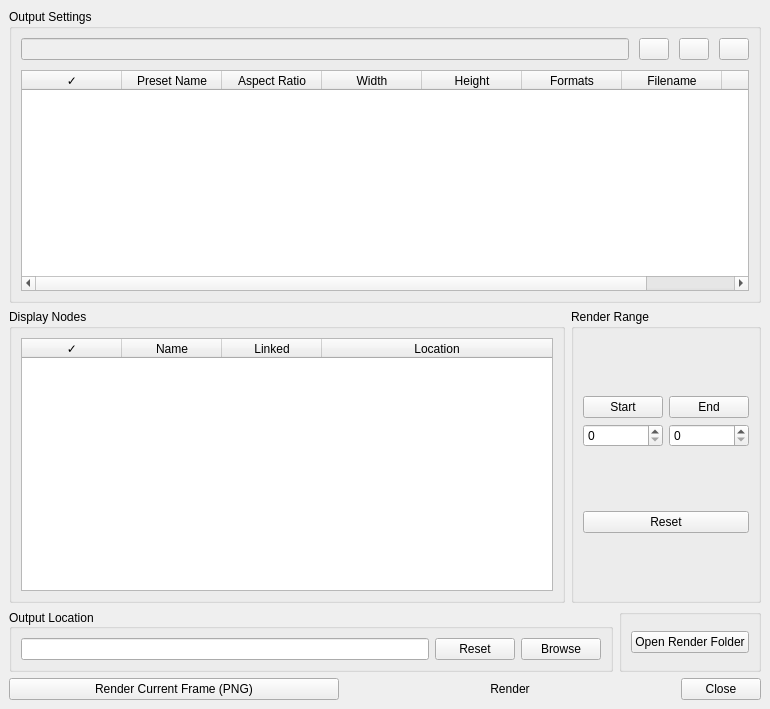
<?xml version="1.0" encoding="UTF-8"?>
<ui version="4.0">
 <class>StackedWidget</class>
 <widget class="QStackedWidget" name="StackedWidget">
  <property name="geometry">
   <rect>
    <x>0</x>
    <y>0</y>
    <width>770</width>
    <height>709</height>
   </rect>
  </property>
  <property name="windowTitle">
   <string/>
  </property>
  <property name="styleSheet">
   <string notr="true"/>
  </property>
  <property name="currentIndex">
   <number>0</number>
  </property>
  <widget class="QWidget" name="main">
   <layout class="QVBoxLayout" name="verticalLayout">
    <item>
     <widget class="QGroupBox" name="presetBox">
      <property name="title">
       <string>Output Settings</string>
      </property>
      <layout class="QVBoxLayout" name="verticalLayout_9">
       <property name="sizeConstraint">
        <enum>QLayout::SetMinimumSize</enum>
       </property>
       <item>
        <layout class="QGridLayout" name="gridLayout_5">
         <item row="0" column="1">
          <layout class="QVBoxLayout" name="verticalLayout_4">
           <property name="spacing">
            <number>10</number>
           </property>
           <property name="sizeConstraint">
            <enum>QLayout::SetMinimumSize</enum>
           </property>
           <item>
            <layout class="QGridLayout" name="presetButtons">
             <property name="sizeConstraint">
              <enum>QLayout::SetMinimumSize</enum>
             </property>
             <item row="0" column="2">
              <widget class="QPushButton" name="buttonDuplPreset">
               <property name="maximumSize">
                <size>
                 <width>30</width>
                 <height>30</height>
                </size>
               </property>
               <property name="toolTip">
                <string>Duplicate Selected Preset</string>
               </property>
               <property name="text">
                <string/>
               </property>
              </widget>
             </item>
             <item row="0" column="3">
              <widget class="QPushButton" name="buttonDeletePreset">
               <property name="maximumSize">
                <size>
                 <width>30</width>
                 <height>30</height>
                </size>
               </property>
               <property name="toolTip">
                <string>Delete Selected Preset</string>
               </property>
               <property name="text">
                <string/>
               </property>
              </widget>
             </item>
             <item row="0" column="1">
              <widget class="QPushButton" name="buttonAddPreset">
               <property name="maximumSize">
                <size>
                 <width>30</width>
                 <height>30</height>
                </size>
               </property>
               <property name="toolTip">
                <string>Add Preset</string>
               </property>
               <property name="text">
                <string/>
               </property>
              </widget>
             </item>
             <item row="0" column="0">
              <widget class="QLineEdit" name="searchTextField">
               <property name="enabled">
                <bool>false</bool>
               </property>
               <property name="placeholderText">
                <string/>
               </property>
               <property name="clearButtonEnabled">
                <bool>true</bool>
               </property>
              </widget>
             </item>
            </layout>
           </item>
           <item>
            <widget class="QTableWidget" name="presetsTable">
             <property name="dragDropOverwriteMode">
              <bool>false</bool>
             </property>
             <property name="alternatingRowColors">
              <bool>true</bool>
             </property>
             <property name="selectionMode">
              <enum>QAbstractItemView::SingleSelection</enum>
             </property>
             <property name="selectionBehavior">
              <enum>QAbstractItemView::SelectRows</enum>
             </property>
             <property name="textElideMode">
              <enum>Qt::ElideMiddle</enum>
             </property>
             <property name="cornerButtonEnabled">
              <bool>false</bool>
             </property>
             <attribute name="horizontalHeaderStretchLastSection">
              <bool>true</bool>
             </attribute>
             <attribute name="verticalHeaderVisible">
              <bool>false</bool>
             </attribute>
             <column>
              <property name="text">
               <string>✓</string>
              </property>
             </column>
             <column>
              <property name="text">
               <string>Preset Name</string>
              </property>
             </column>
             <column>
              <property name="text">
               <string>Aspect Ratio</string>
              </property>
             </column>
             <column>
              <property name="text">
               <string>Width</string>
              </property>
             </column>
             <column>
              <property name="text">
               <string>Height</string>
              </property>
             </column>
             <column>
              <property name="text">
               <string>Formats</string>
              </property>
             </column>
             <column>
              <property name="text">
               <string>Filename</string>
              </property>
             </column>
             <column>
              <property name="text">
               <string>Zip</string>
              </property>
             </column>
            </widget>
           </item>
          </layout>
         </item>
        </layout>
       </item>
      </layout>
     </widget>
    </item>
    <item>
     <layout class="QHBoxLayout" name="displayAndMarkers">
      <item>
       <widget class="QGroupBox" name="displayBox">
        <property name="title">
         <string>Display Nodes</string>
        </property>
        <layout class="QVBoxLayout" name="verticalLayout_2">
         <item>
          <widget class="QTableWidget" name="displaysTable">
           <property name="alternatingRowColors">
            <bool>true</bool>
           </property>
           <property name="selectionMode">
            <enum>QAbstractItemView::SingleSelection</enum>
           </property>
           <property name="selectionBehavior">
            <enum>QAbstractItemView::SelectRows</enum>
           </property>
           <property name="textElideMode">
            <enum>Qt::ElideMiddle</enum>
           </property>
           <property name="cornerButtonEnabled">
            <bool>false</bool>
           </property>
           <attribute name="horizontalHeaderStretchLastSection">
            <bool>true</bool>
           </attribute>
           <attribute name="verticalHeaderVisible">
            <bool>false</bool>
           </attribute>
           <column>
            <property name="text">
             <string>✓</string>
            </property>
           </column>
           <column>
            <property name="text">
             <string>Name</string>
            </property>
           </column>
           <column>
            <property name="text">
             <string>Linked</string>
            </property>
           </column>
           <column>
            <property name="text">
             <string>Location</string>
            </property>
           </column>
          </widget>
         </item>
        </layout>
       </widget>
      </item>
      <item>
       <widget class="QGroupBox" name="timeline">
        <property name="sizePolicy">
         <sizepolicy hsizetype="Maximum" vsizetype="Preferred">
          <horstretch>0</horstretch>
          <verstretch>0</verstretch>
         </sizepolicy>
        </property>
        <property name="title">
         <string>Render Range</string>
        </property>
        <property name="checked">
         <bool>false</bool>
        </property>
        <layout class="QVBoxLayout" name="verticalLayout_11">
         <item>
          <layout class="QGridLayout" name="gridLayout_2">
           <item row="1" column="2">
            <widget class="QSpinBox" name="endFrameSpinBox">
             <property name="maximum">
              <number>9999</number>
             </property>
            </widget>
           </item>
           <item row="1" column="1">
            <widget class="QSpinBox" name="startFrameSpinBox">
             <property name="maximum">
              <number>9999</number>
             </property>
            </widget>
           </item>
           <item row="0" column="1">
            <widget class="QPushButton" name="setStartFrameButton">
             <property name="toolTip">
              <string>Click for setting current frame as Start</string>
             </property>
             <property name="text">
              <string>Start</string>
             </property>
            </widget>
           </item>
           <item row="0" column="2">
            <widget class="QPushButton" name="setEndFrameButton">
             <property name="toolTip">
              <string>Click for setting current frame as End</string>
             </property>
             <property name="text">
              <string>End</string>
             </property>
            </widget>
           </item>
          </layout>
         </item>
         <item>
          <widget class="QPushButton" name="resetStartEnd">
           <property name="text">
            <string>Reset</string>
           </property>
          </widget>
         </item>
        </layout>
       </widget>
      </item>
     </layout>
    </item>
    <item>
     <layout class="QHBoxLayout" name="horizontalLayout_5">
      <item>
       <widget class="QGroupBox" name="renderOutputBox">
        <property name="layoutDirection">
         <enum>Qt::LeftToRight</enum>
        </property>
        <property name="title">
         <string>Output Location</string>
        </property>
        <property name="alignment">
         <set>Qt::AlignLeading|Qt::AlignLeft|Qt::AlignVCenter</set>
        </property>
        <layout class="QVBoxLayout" name="verticalLayout_3">
         <item>
          <layout class="QGridLayout" name="gridLayout">
           <item row="0" column="0">
            <widget class="QLineEdit" name="outputPath"/>
           </item>
           <item row="0" column="1">
            <layout class="QHBoxLayout" name="horizontalLayout_7">
             <item>
              <widget class="QPushButton" name="resetOutputLocation">
               <property name="text">
                <string>Reset</string>
               </property>
              </widget>
             </item>
             <item>
              <widget class="QPushButton" name="browseForFileButton">
               <property name="toolTip">
                <string>Click here to choose your own output destination</string>
               </property>
               <property name="text">
                <string>Browse</string>
               </property>
              </widget>
             </item>
            </layout>
           </item>
          </layout>
         </item>
        </layout>
       </widget>
      </item>
      <item>
       <widget class="QGroupBox" name="quickOptions">
        <property name="title">
         <string/>
        </property>
        <layout class="QVBoxLayout" name="verticalLayout_12">
         <item>
          <widget class="QPushButton" name="openRenderFolder">
           <property name="text">
            <string>Open Render Folder</string>
           </property>
          </widget>
         </item>
        </layout>
       </widget>
      </item>
     </layout>
    </item>
    <item>
     <layout class="QHBoxLayout" name="horizontalLayout_3">
      <item>
       <widget class="QPushButton" name="renderCurrentFrame">
        <property name="text">
         <string>Render Current Frame (PNG)</string>
        </property>
       </widget>
      </item>
      <item>
       <widget class="QPushButton" name="buttonRender">
        <property name="sizePolicy">
         <sizepolicy hsizetype="Minimum" vsizetype="Minimum">
          <horstretch>0</horstretch>
          <verstretch>0</verstretch>
         </sizepolicy>
        </property>
        <property name="inputMethodHints">
         <set>Qt::ImhNoPredictiveText</set>
        </property>
        <property name="text">
         <string>Render</string>
        </property>
        <property name="autoDefault">
         <bool>true</bool>
        </property>
        <property name="flat">
         <bool>true</bool>
        </property>
       </widget>
      </item>
      <item>
       <widget class="QPushButton" name="pushButton_2">
        <property name="sizePolicy">
         <sizepolicy hsizetype="Maximum" vsizetype="Fixed">
          <horstretch>0</horstretch>
          <verstretch>0</verstretch>
         </sizepolicy>
        </property>
        <property name="text">
         <string>Close</string>
        </property>
       </widget>
      </item>
     </layout>
    </item>
   </layout>
  </widget>
  <widget class="QWidget" name="edit">
   <layout class="QVBoxLayout" name="verticalLayout_5">
    <item>
     <widget class="QGroupBox" name="infoBox">
      <property name="title">
       <string>Preset Settings</string>
      </property>
      <layout class="QGridLayout" name="gridLayout_7">
       <item row="0" column="0">
        <widget class="QLabel" name="label_4">
         <property name="text">
          <string>Preset Name</string>
         </property>
        </widget>
       </item>
       <item row="2" column="0">
        <widget class="QLabel" name="label_2">
         <property name="text">
          <string>Resolution</string>
         </property>
        </widget>
       </item>
       <item row="1" column="0">
        <widget class="QLabel" name="label">
         <property name="text">
          <string>Render Tag</string>
         </property>
        </widget>
       </item>
       <item row="2" column="1">
        <layout class="QVBoxLayout" name="verticalLayout_7">
         <property name="leftMargin">
          <number>5</number>
         </property>
         <property name="topMargin">
          <number>5</number>
         </property>
         <property name="rightMargin">
          <number>5</number>
         </property>
         <property name="bottomMargin">
          <number>5</number>
         </property>
         <item>
          <layout class="QHBoxLayout" name="horizontalLayout">
           <item>
            <widget class="QComboBox" name="presetHResolution">
             <property name="inputMethodHints">
              <set>Qt::ImhDigitsOnly</set>
             </property>
             <property name="editable">
              <bool>true</bool>
             </property>
             <property name="currentText">
              <string/>
             </property>
             <property name="currentIndex">
              <number>-1</number>
             </property>
             <item>
              <property name="text">
               <string>8192</string>
              </property>
             </item>
             <item>
              <property name="text">
               <string>4096</string>
              </property>
             </item>
             <item>
              <property name="text">
               <string>3840</string>
              </property>
             </item>
             <item>
              <property name="text">
               <string>2048</string>
              </property>
             </item>
             <item>
              <property name="text">
               <string>1920</string>
              </property>
             </item>
             <item>
              <property name="text">
               <string>1280</string>
              </property>
             </item>
             <item>
              <property name="text">
               <string>720</string>
              </property>
             </item>
            </widget>
           </item>
           <item>
            <widget class="QLabel" name="label_3">
             <property name="minimumSize">
              <size>
               <width>15</width>
               <height>0</height>
              </size>
             </property>
             <property name="maximumSize">
              <size>
               <width>15</width>
               <height>16777215</height>
              </size>
             </property>
             <property name="text">
              <string>x</string>
             </property>
             <property name="alignment">
              <set>Qt::AlignCenter</set>
             </property>
            </widget>
           </item>
           <item>
            <widget class="QComboBox" name="presetVResolution">
             <property name="inputMethodHints">
              <set>Qt::ImhDigitsOnly</set>
             </property>
             <property name="editable">
              <bool>true</bool>
             </property>
             <property name="currentText">
              <string/>
             </property>
             <property name="currentIndex">
              <number>-1</number>
             </property>
             <item>
              <property name="text">
               <string>4320</string>
              </property>
             </item>
             <item>
              <property name="text">
               <string>4096</string>
              </property>
             </item>
             <item>
              <property name="text">
               <string>2160</string>
              </property>
             </item>
             <item>
              <property name="text">
               <string>2048</string>
              </property>
             </item>
             <item>
              <property name="text">
               <string>1080</string>
              </property>
             </item>
             <item>
              <property name="text">
               <string>1024</string>
              </property>
             </item>
             <item>
              <property name="text">
               <string>720</string>
              </property>
             </item>
             <item>
              <property name="text">
               <string>576</string>
              </property>
             </item>
             <item>
              <property name="text">
               <string>480</string>
              </property>
             </item>
            </widget>
           </item>
          </layout>
         </item>
         <item>
          <layout class="QHBoxLayout" name="horizontalLayout_2">
           <item>
            <widget class="QCheckBox" name="checkBox">
             <property name="enabled">
              <bool>false</bool>
             </property>
             <property name="toolTip">
              <string>Coming Soon
Unlocking the Aspect Ratio Lock and rendering using resolutions with a diferent 
aspect ratio to the one set up in the scene could lead to unwanted results. 
For instance the sides, or the top and bottom of the scene could be stripped out
of the render.</string>
             </property>
             <property name="text">
              <string>Aspect Ratio Lock (Coming Soon)</string>
             </property>
             <property name="checkable">
              <bool>true</bool>
             </property>
             <property name="checked">
              <bool>false</bool>
             </property>
            </widget>
           </item>
          </layout>
         </item>
        </layout>
       </item>
       <item row="1" column="1">
        <widget class="QComboBox" name="renderTag">
         <property name="editable">
          <bool>true</bool>
         </property>
         <property name="currentText">
          <string>Cleanup</string>
         </property>
         <item>
          <property name="text">
           <string>Cleanup</string>
          </property>
         </item>
         <item>
          <property name="text">
           <string>Mockup</string>
          </property>
         </item>
         <item>
          <property name="text">
           <string>Puppet</string>
          </property>
         </item>
         <item>
          <property name="text">
           <string>Composite</string>
          </property>
         </item>
         <item>
          <property name="text">
           <string>Animatic</string>
          </property>
         </item>
         <item>
          <property name="text">
           <string>Test</string>
          </property>
         </item>
        </widget>
       </item>
       <item row="0" column="1">
        <widget class="QLineEdit" name="presetName">
         <property name="alignment">
          <set>Qt::AlignCenter</set>
         </property>
         <property name="placeholderText">
          <string/>
         </property>
         <property name="clearButtonEnabled">
          <bool>true</bool>
         </property>
        </widget>
       </item>
      </layout>
     </widget>
    </item>
    <item>
     <widget class="QGroupBox" name="extraBox">
      <property name="title">
       <string>Extra Options (Coming Soon)</string>
      </property>
      <property name="alignment">
       <set>Qt::AlignLeading|Qt::AlignLeft|Qt::AlignVCenter</set>
      </property>
      <layout class="QGridLayout" name="gridLayout_6">
       <item row="0" column="0">
        <widget class="QCheckBox" name="checkBox_8">
         <property name="enabled">
          <bool>false</bool>
         </property>
         <property name="toolTip">
          <string>Coming Soon</string>
         </property>
         <property name="text">
          <string>Render Timecode</string>
         </property>
        </widget>
       </item>
       <item row="1" column="0">
        <widget class="QCheckBox" name="checkBox_9">
         <property name="enabled">
          <bool>false</bool>
         </property>
         <property name="toolTip">
          <string>Coming Soon</string>
         </property>
         <property name="text">
          <string>Package PNG Sequence
 as Zip</string>
         </property>
         <property name="checked">
          <bool>true</bool>
         </property>
        </widget>
       </item>
      </layout>
     </widget>
    </item>
    <item>
     <widget class="QGroupBox" name="formatsBox">
      <property name="title">
       <string>Render Formats</string>
      </property>
      <layout class="QVBoxLayout" name="verticalLayout_6">
       <item>
        <widget class="QCheckBox" name="isMOVVideoFile">
         <property name="text">
          <string>Video File (.mov)</string>
         </property>
        </widget>
       </item>
       <item>
        <widget class="QCheckBox" name="isMP4VideoFile">
         <property name="enabled">
          <bool>false</bool>
         </property>
         <property name="toolTip">
          <string>Coming Soon</string>
         </property>
         <property name="text">
          <string>Video File (.mp4)</string>
         </property>
        </widget>
       </item>
       <item>
        <widget class="QCheckBox" name="isPNGSequence">
         <property name="text">
          <string>PNG Sequence</string>
         </property>
        </widget>
       </item>
      </layout>
     </widget>
    </item>
    <item>
     <spacer name="verticalSpacer_2">
      <property name="orientation">
       <enum>Qt::Vertical</enum>
      </property>
      <property name="sizeHint" stdset="0">
       <size>
        <width>502</width>
        <height>61</height>
       </size>
      </property>
     </spacer>
    </item>
    <item>
     <layout class="QHBoxLayout" name="dialogBox">
      <item>
       <widget class="QPushButton" name="saveButton">
        <property name="text">
         <string>Save</string>
        </property>
       </widget>
      </item>
      <item>
       <widget class="QPushButton" name="cancelButton">
        <property name="text">
         <string>Cancel</string>
        </property>
       </widget>
      </item>
     </layout>
    </item>
   </layout>
  </widget>
  <widget class="QWidget" name="filenameEditor">
   <layout class="QVBoxLayout" name="verticalLayout_13">
    <item>
     <widget class="QTabWidget" name="presetOutputNameEditor">
      <property name="currentIndex">
       <number>1</number>
      </property>
      <property name="elideMode">
       <enum>Qt::ElideMiddle</enum>
      </property>
      <widget class="QWidget" name="videofile">
       <attribute name="title">
        <string>Video File or Containing Folder</string>
       </attribute>
       <layout class="QVBoxLayout" name="verticalLayout_14">
        <item>
         <layout class="QGridLayout" name="gridLayout_13">
          <item row="0" column="1">
           <widget class="QLineEdit" name="outputNameField">
            <property name="maxLength">
             <number>250</number>
            </property>
            <property name="alignment">
             <set>Qt::AlignCenter</set>
            </property>
            <property name="clearButtonEnabled">
             <bool>true</bool>
            </property>
           </widget>
          </item>
          <item row="0" column="0">
           <widget class="QLabel" name="label_5">
            <property name="text">
             <string>Output Name Format:</string>
            </property>
           </widget>
          </item>
         </layout>
        </item>
        <item>
         <widget class="QGroupBox" name="nameTags">
          <property name="sizePolicy">
           <sizepolicy hsizetype="Preferred" vsizetype="Maximum">
            <horstretch>0</horstretch>
            <verstretch>0</verstretch>
           </sizepolicy>
          </property>
          <property name="title">
           <string>Name Variables (Click to Add)</string>
          </property>
          <layout class="QGridLayout" name="gridLayout_3">
           <property name="leftMargin">
            <number>0</number>
           </property>
           <property name="rightMargin">
            <number>0</number>
           </property>
           <property name="bottomMargin">
            <number>0</number>
           </property>
          </layout>
         </widget>
        </item>
       </layout>
      </widget>
      <widget class="QWidget" name="imgseq">
       <attribute name="title">
        <string>Image Sequence Files</string>
       </attribute>
       <layout class="QVBoxLayout" name="verticalLayout_16">
        <item>
         <layout class="QGridLayout" name="gridLayout_4">
          <item row="0" column="1">
           <widget class="QLabel" name="label_6">
            <property name="text">
             <string>Output File Sequence Name Format:</string>
            </property>
           </widget>
          </item>
          <item row="1" column="2">
           <widget class="QSlider" name="zeroPaddingControl">
            <property name="minimum">
             <number>2</number>
            </property>
            <property name="maximum">
             <number>10</number>
            </property>
            <property name="value">
             <number>4</number>
            </property>
            <property name="tracking">
             <bool>true</bool>
            </property>
            <property name="orientation">
             <enum>Qt::Horizontal</enum>
            </property>
            <property name="tickPosition">
             <enum>QSlider::TicksBelow</enum>
            </property>
            <property name="tickInterval">
             <number>1</number>
            </property>
           </widget>
          </item>
          <item row="0" column="2">
           <widget class="QLineEdit" name="outputSeqNameField">
            <property name="text">
             <string/>
            </property>
            <property name="alignment">
             <set>Qt::AlignCenter</set>
            </property>
            <property name="clearButtonEnabled">
             <bool>true</bool>
            </property>
           </widget>
          </item>
          <item row="1" column="1">
           <widget class="QLabel" name="label_9">
            <property name="text">
             <string>Sequence Zero Padding:</string>
            </property>
           </widget>
          </item>
         </layout>
        </item>
        <item>
         <widget class="QGroupBox" name="seqTags">
          <property name="sizePolicy">
           <sizepolicy hsizetype="Preferred" vsizetype="Maximum">
            <horstretch>0</horstretch>
            <verstretch>0</verstretch>
           </sizepolicy>
          </property>
          <property name="title">
           <string>Name Variables (Click to Add)</string>
          </property>
          <property name="alignment">
           <set>Qt::AlignCenter</set>
          </property>
          <layout class="QGridLayout" name="gridLayout_10">
           <property name="leftMargin">
            <number>0</number>
           </property>
           <property name="rightMargin">
            <number>0</number>
           </property>
           <property name="bottomMargin">
            <number>0</number>
           </property>
          </layout>
         </widget>
        </item>
       </layout>
      </widget>
     </widget>
    </item>
    <item>
     <widget class="QGroupBox" name="outputName">
      <property name="title">
       <string>Filename Preview</string>
      </property>
      <layout class="QGridLayout" name="gridLayout_9">
       <item row="1" column="1">
        <widget class="QLabel" name="outputSeqNameExample">
         <property name="text">
          <string/>
         </property>
         <property name="alignment">
          <set>Qt::AlignCenter</set>
         </property>
        </widget>
       </item>
       <item row="0" column="0">
        <widget class="QLabel" name="label_7">
         <property name="text">
          <string>Video File</string>
         </property>
         <property name="alignment">
          <set>Qt::AlignCenter</set>
         </property>
        </widget>
       </item>
       <item row="0" column="1">
        <widget class="QLabel" name="outputNameExample">
         <property name="text">
          <string/>
         </property>
         <property name="alignment">
          <set>Qt::AlignCenter</set>
         </property>
        </widget>
       </item>
       <item row="1" column="0">
        <widget class="QLabel" name="label_8">
         <property name="sizePolicy">
          <sizepolicy hsizetype="Maximum" vsizetype="Preferred">
           <horstretch>0</horstretch>
           <verstretch>0</verstretch>
          </sizepolicy>
         </property>
         <property name="text">
          <string>Image Sequence</string>
         </property>
        </widget>
       </item>
      </layout>
     </widget>
    </item>
    <item>
     <spacer name="verticalSpacer">
      <property name="orientation">
       <enum>Qt::Vertical</enum>
      </property>
      <property name="sizeHint" stdset="0">
       <size>
        <width>20</width>
        <height>40</height>
       </size>
      </property>
     </spacer>
    </item>
    <item>
     <layout class="QHBoxLayout" name="horizontalLayout_6">
      <item>
       <widget class="QPushButton" name="filenameSave">
        <property name="sizePolicy">
         <sizepolicy hsizetype="Minimum" vsizetype="Minimum">
          <horstretch>0</horstretch>
          <verstretch>0</verstretch>
         </sizepolicy>
        </property>
        <property name="inputMethodHints">
         <set>Qt::ImhNoPredictiveText</set>
        </property>
        <property name="text">
         <string>Save</string>
        </property>
        <property name="autoDefault">
         <bool>true</bool>
        </property>
        <property name="flat">
         <bool>true</bool>
        </property>
       </widget>
      </item>
      <item>
       <widget class="QPushButton" name="filenameGoBack">
        <property name="sizePolicy">
         <sizepolicy hsizetype="Maximum" vsizetype="Fixed">
          <horstretch>0</horstretch>
          <verstretch>0</verstretch>
         </sizepolicy>
        </property>
        <property name="text">
         <string>Cancel</string>
        </property>
       </widget>
      </item>
     </layout>
    </item>
   </layout>
  </widget>
  <widget class="QWidget" name="progress">
   <layout class="QVBoxLayout" name="verticalLayout_8">
    <item>
     <spacer name="verticalSpacer_3">
      <property name="orientation">
       <enum>Qt::Vertical</enum>
      </property>
      <property name="sizeHint" stdset="0">
       <size>
        <width>502</width>
        <height>198</height>
       </size>
      </property>
     </spacer>
    </item>
    <item>
     <widget class="QGroupBox" name="renderProgress">
      <property name="title">
       <string>EZ Render</string>
      </property>
      <layout class="QVBoxLayout" name="verticalLayout_10">
       <item>
        <widget class="QLabel" name="progressText">
         <property name="text">
          <string/>
         </property>
         <property name="alignment">
          <set>Qt::AlignCenter</set>
         </property>
         <property name="wordWrap">
          <bool>true</bool>
         </property>
        </widget>
       </item>
       <item>
        <widget class="QProgressBar" name="progressBar">
         <property name="value">
          <number>24</number>
         </property>
        </widget>
       </item>
       <item>
        <layout class="QHBoxLayout" name="horizontalLayout_4">
         <item>
          <widget class="QPushButton" name="openRendersFolder">
           <property name="text">
            <string>Open Renders Folder</string>
           </property>
          </widget>
         </item>
         <item>
          <widget class="QPushButton" name="cancelRenderButton">
           <property name="text">
            <string>Cancel</string>
           </property>
          </widget>
         </item>
         <item>
          <widget class="QPushButton" name="goBack">
           <property name="text">
            <string>Go Back</string>
           </property>
          </widget>
         </item>
        </layout>
       </item>
      </layout>
     </widget>
    </item>
    <item>
     <spacer name="verticalSpacer_4">
      <property name="orientation">
       <enum>Qt::Vertical</enum>
      </property>
      <property name="sizeHint" stdset="0">
       <size>
        <width>502</width>
        <height>198</height>
       </size>
      </property>
     </spacer>
    </item>
   </layout>
  </widget>
 </widget>
 <tabstops>
  <tabstop>buttonRender</tabstop>
  <tabstop>pushButton_2</tabstop>
  <tabstop>outputNameField</tabstop>
  <tabstop>outputSeqNameField</tabstop>
  <tabstop>cancelRenderButton</tabstop>
  <tabstop>checkBox</tabstop>
  <tabstop>checkBox_8</tabstop>
  <tabstop>checkBox_9</tabstop>
  <tabstop>isMOVVideoFile</tabstop>
  <tabstop>isMP4VideoFile</tabstop>
  <tabstop>isPNGSequence</tabstop>
  <tabstop>saveButton</tabstop>
  <tabstop>cancelButton</tabstop>
  <tabstop>buttonAddPreset</tabstop>
  <tabstop>buttonDeletePreset</tabstop>
  <tabstop>searchTextField</tabstop>
  <tabstop>buttonDuplPreset</tabstop>
  <tabstop>presetName</tabstop>
  <tabstop>displaysTable</tabstop>
  <tabstop>endFrameSpinBox</tabstop>
  <tabstop>startFrameSpinBox</tabstop>
  <tabstop>setStartFrameButton</tabstop>
  <tabstop>setEndFrameButton</tabstop>
  <tabstop>resetStartEnd</tabstop>
  <tabstop>outputPath</tabstop>
  <tabstop>resetOutputLocation</tabstop>
  <tabstop>browseForFileButton</tabstop>
  <tabstop>openRenderFolder</tabstop>
  <tabstop>presetsTable</tabstop>
  <tabstop>presetOutputNameEditor</tabstop>
  <tabstop>renderTag</tabstop>
  <tabstop>presetHResolution</tabstop>
  <tabstop>zeroPaddingControl</tabstop>
  <tabstop>filenameSave</tabstop>
  <tabstop>filenameGoBack</tabstop>
  <tabstop>openRendersFolder</tabstop>
  <tabstop>presetVResolution</tabstop>
  <tabstop>goBack</tabstop>
 </tabstops>
 <resources/>
 <connections>
  <connection>
   <sender>pushButton_2</sender>
   <signal>clicked()</signal>
   <receiver>StackedWidget</receiver>
   <slot>close()</slot>
   <hints>
    <hint type="sourcelabel">
     <x>758</x>
     <y>690</y>
    </hint>
    <hint type="destinationlabel">
     <x>304</x>
     <y>312</y>
    </hint>
   </hints>
  </connection>
 </connections>
</ui>
